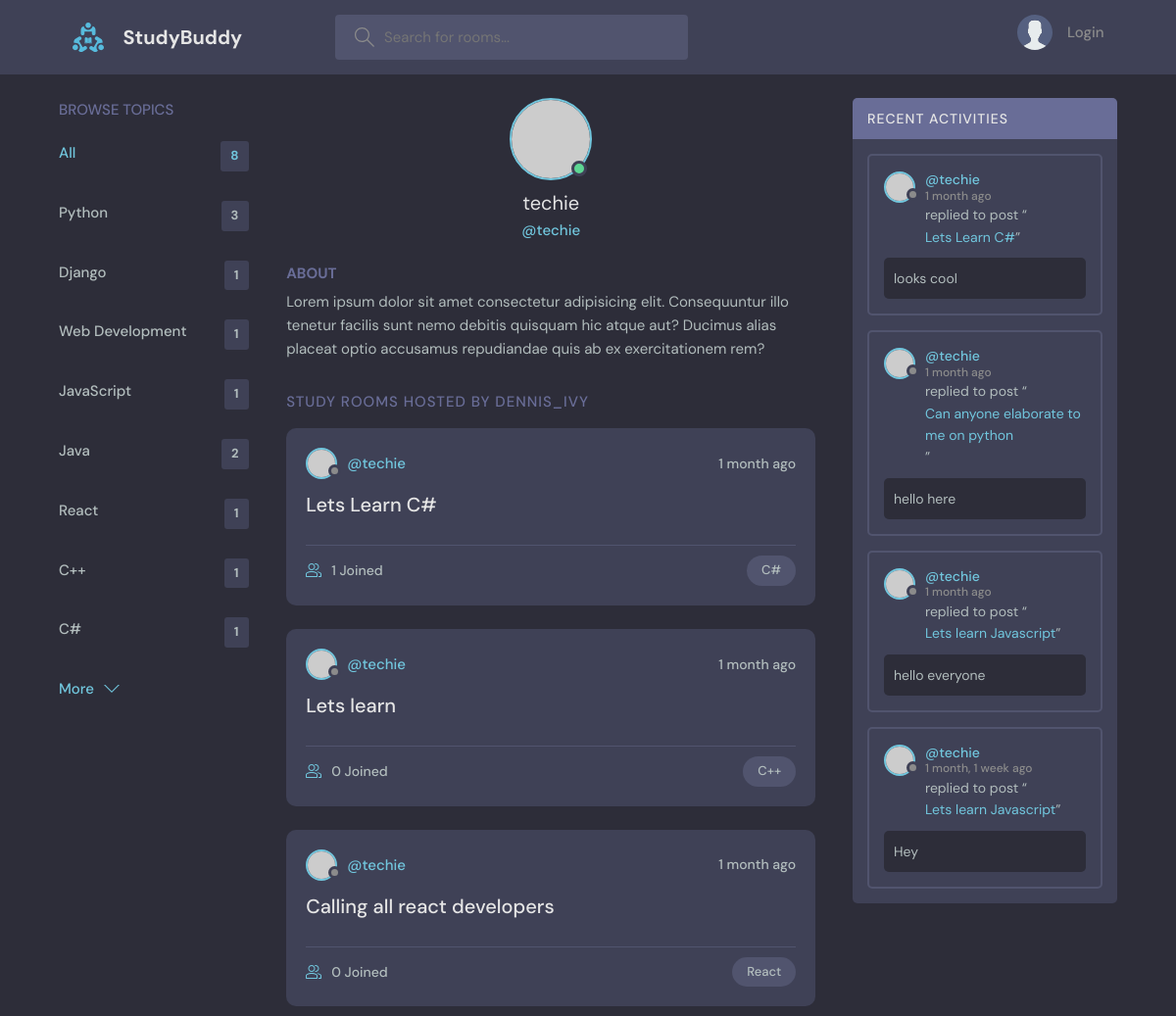
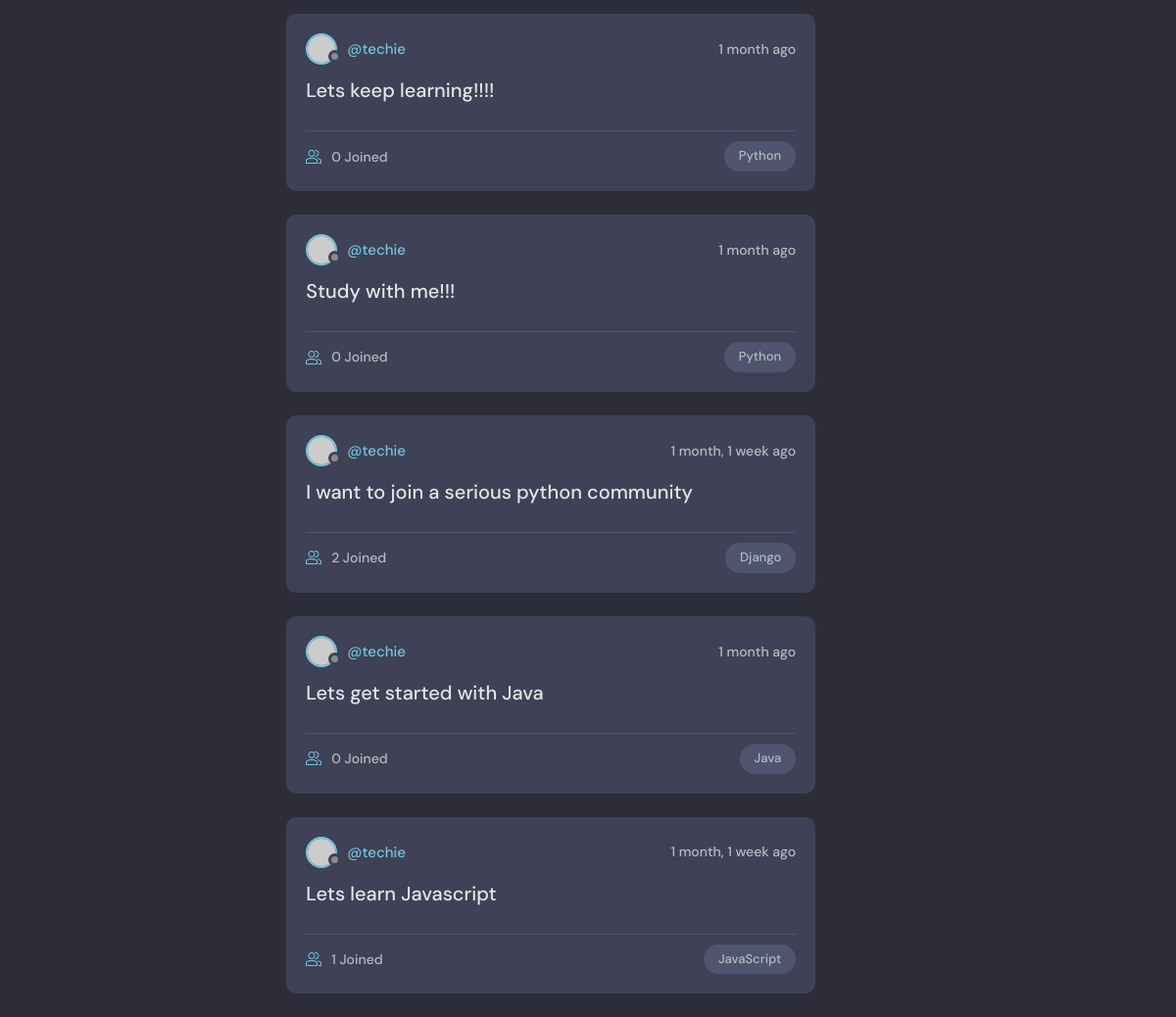
Page /profile/1/ on the committed database (2 pictures, top to bottom).
### base/models.py (models this page shows, shortened)
class Topic(models.Model):
    name = models.CharField(max_length=255)

class Room(models.Model):
    host = models.ForeignKey(User, on_delete=models.SET_NULL, null=True)
    topic = models.ForeignKey(Topic, on_delete=models.SET_NULL, null=True)
    name = models.CharField(max_length=255)
    description = models.TextField(null=True, blank=True)
    participants = models.ManyToManyField(User,related_name='participants',blank=True)
    updated = models.DateTimeField(auto_now=True)
    created = models.DateTimeField(auto_now_add=True)
    class Meta:
        ordering = ['-updated','-created']
    def __str__(self):
        return self.name

class Message(models.Model):
    user = models.ForeignKey(User, on_delete=models.CASCADE)
    room = models.ForeignKey(Room, on_delete=models.CASCADE)
    body = models.TextField()
    updated = models.DateTimeField(auto_now=True)
    created = models.DateTimeField(auto_now_add=True)
    class Meta:
        ordering = ['-updated','-created']

### base/views.py (the view)
# urls.py: path('profile/<str:pk>/',views.userProfile,name="user-profile"),
def userProfile(request,pk):
    user = User.objects.get(id=pk)
    rooms = user.room_set.all()
    roommessages = user.message_set.all()
    topics = Topic.objects.all()
    context =  {'user':user,'rooms':rooms,'roommessages':roommessages,'topics':topics}
    return render(request,'profile.html',context)

### base/templates/profile.html (shortened to what this page needs)
{% extends 'main.html' %}
{% block content %}
  <main class="profile-page layout layout--3">
      <div class="container">
        {% include 'topics_component.html' %}
        <div class="roomList">
          <div class="profile">
            <div class="profile__avatar">
              <div class="avatar avatar--large active">
                <img src="https://randomuser.me/api/portraits/men/11.jpg" />
              </div>
            </div>
            <div class="profile__info">
              <h3>{{user.username}}</h3>
              <p>@{{user.username}}</p>
            </div>
            <div class="profile__about">
              <h3>About</h3>
              <p>
                Lorem ipsum dolor sit amet consectetur adipisicing elit. Consequuntur illo tenetur
                facilis sunt nemo debitis quisquam hic atque aut? Ducimus alias placeat optio
                accusamus repudiandae quis ab ex exercitationem rem?
              </p>
            </div>
          </div>
          <div class="roomList__header">
            <div>
              <h2>Study Rooms Hosted by dennis_ivy</a>
              </h2>
            </div>
          </div>
          {% include 'feed_component.html' %}
        </div>
        {% include 'activity_component.html' %}
      </div>
  </main>
{% endblock content %}

### templates/main.html (shortened to what this page needs)
<!DOCTYPE html>
{% load static%}
<html lang="en">
  <head>
    <link rel="stylesheet" href="{% static 'styles/style.css' %}" />
  </head>
  <body>
    {% include 'navbar.html' %}
    {% block content %}
    {% endblock %}
  </body>
</html>

### templates/navbar.html (shortened to what this page needs)
{% load static %}
<header class="header header--loggedIn">
    <div class="container">
      <a href="{% url 'home' %}" class="header__logo">
        <img src="{% static 'images/logo.svg' %}" />
        <h1>StudyBuddy</h1>
      </a>
      <form class="header__search" method="GET" action="{% url 'home' %}">
        <label>
          <input name="q" placeholder="Search for rooms..." />
        </label>
      </form>
      <nav class="header__menu">
        {% if request.user.is_authenticated %}
        <div class="header__user">
          <a href="{% url 'update-user' %}">
            <div class="avatar avatar--medium active">
              <img src="https://randomuser.me/api/portraits/men/37.jpg" />
            </div>
            <p>{{request.user.username}}<span>@{{request.user.username}}</span></p>
          </a>
          <button class="dropdown-button">
            <svg version="1.1" xmlns="http://www.w3.org/2000/svg" width="32" height="32" viewBox="0 0 32 32">
              <title>chevron-down</title>
              <path d="M16 21l-13-13h-3l16 16 16-16h-3l-13 13z"></path>
            </svg>
          </button>
        </div>
        {% else %}
        <a href="{% url 'login' %}">
          <img src="{% static 'images/avatar.svg' %}" />
          <p>Login</p>
        </a>
        {% endif %}
      </nav>
    </div>
  </header>

### base/templates/topics_component.html
<div class="topics">
    <div class="topics__header">
      <h2>Browse Topics</h2>
    </div>
    <ul class="topics__list">
      <li>
        <a href="{% url 'home' %}" class="active">All <span>{{topics.count}}</span></a>
      </li>
      {% for topic in topics%}
      <li>
        <a href="{% url 'home'%}?q={{topic.name}}">{{topic.name}} <span>{{topic.room_set.all.count}}</span></a>
      </li>
      {% endfor %}
    </ul>
    <a class="btn btn--link" href="{% url 'topics' %}">
      More
      <svg version="1.1" xmlns="http://www.w3.org/2000/svg" width="32" height="32" viewBox="0 0 32 32">
        <title>chevron-down</title>
        <path d="M16 21l-13-13h-3l16 16 16-16h-3l-13 13z"></path>
      </svg>
    </a>
  </div>

### base/templates/feed_component.html (shortened to what this page needs)
{% for room in rooms%}
<div class="roomListRoom">
<div class="roomListRoom__header">
    <a href="{% url 'user-profile' room.host.id %}" class="roomListRoom__author">
    <div class="avatar avatar--small">
        <img src="https://randomuser.me/api/portraits/women/11.jpg" />
    </div>
    <span>@{{room.host.username}}</span>
    </a>
    <div class="roomListRoom__actions">
    <span>{{room.created|timesince}} ago</span>
    </div>
</div>
<div class="roomListRoom__content">
    <a href="{% url 'room' room.id %}">{{room.name}}</a>
</div>
<div class="roomListRoom__meta">
    <a href="{% url 'room' room.id %}" class="roomListRoom__joined">
    {{room.participants.all.count}} Joined
    </a>
    <p class="roomListRoom__topic">{{room.topic.name}}</p>
</div>
</div>
{% endfor %}

### base/templates/activity_component.html (shortened to what this page needs)
<div class="activities">
    <div class="activities__header">
      <h2>Recent Activities</h2>
    </div>
    {% for message in roommessages %}
    <div class="activities__box">
      <div class="activities__boxHeader roomListRoom__header">
        <a href="{% url 'user-profile' message.user.id %}" class="roomListRoom__author">
          <div class="avatar avatar--small">
            <img src="https://randomuser.me/api/portraits/women/11.jpg" />
          </div>
          <p>
            @{{message.user}}
            <span>{{message.created|timesince}} ago</span>
          </p>
        </a>
      </div>
      <div class="activities__boxContent">
        <p>replied to post “<a href="{% url 'room' message.room.id %}">{{message.room}}</a>”</p>
        <div class="activities__boxRoomContent">
          {{message.body}}
        </div>
      </div>
    </div>
    {% endfor %}
</div>

### rows in the picture
Topic: name "Python", room_set.all.count "3"
Topic: name "Django", room_set.all.count "1"
Topic: name "Web Development", room_set.all.count "1"
Topic: name "JavaScript", room_set.all.count "1"
Topic: name "Java", room_set.all.count "2"
Topic: name "React", room_set.all.count "1"
Topic: name "C++", room_set.all.count "1"
Topic: name "C#", room_set.all.count "1"
Room: host.username "techie", created "1 month", name "Lets Learn C#", participants.all.count "1", topic.name "C#"
Room: host.username "techie", created "1 month", name "Lets learn", participants.all.count "0", topic.name "C++"
Room: host.username "techie", created "1 month", name "Calling all react developers", participants.all.count "0", topic.name "React"
Room: host.username "techie", created "1 month", name "Lets keep learning!!!!", participants.all.count "0", topic.name "Python"
Room: host.username "techie", created "1 month", name "Study with me!!!", participants.all.count "0", topic.name "Python"
Room: host.username "techie", created "1 month, 1 week", name "I want to join a serious python community", participants.all.count "2", topic.name "Django"
Room: host.username "techie", created "1 month", name "Lets get started with Java", participants.all.count "0", topic.name "Java"
Room: host.username "techie", created "1 month, 1 week", name "Lets learn Javascript", participants.all.count "1", topic.name "JavaScript"
Message: user "techie", created "1 month", room "Lets Learn C#", body "looks cool"
Message: user "techie", created "1 month", room "Can anyone elaborate to me on python", body "hello here"
Message: user "techie", created "1 month", room "Lets learn Javascript", body "hello everyone"
Message: user "techie", created "1 month, 1 week", room "Lets learn Javascript", body "Hey"

### other values in the picture
{{ topics.count }} "8"
{{ user.username }} "techie"
